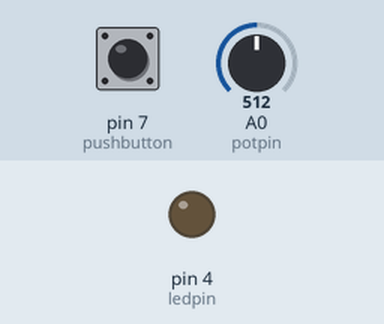
Bench run of a sketch on a simulated Arduino Uno, built with avr-gcc and run on an emulated ATmega328P. Shown: output pins drawn as LEDs (lit = HIGH). The inputs (shaded band) are chosen by the test bench; at power-on: pin 7 (pushbutton) LOW, A0 (potpin) = 512.

Above: at 1.3 s.
1.4 s: pin 7 (pushbutton) pulled HIGH for 0.65 s
At 2.3 s:
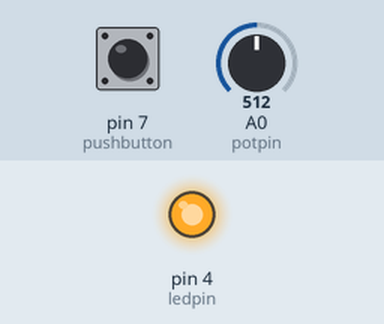
4.0 s: pin 7 (pushbutton) pulled HIGH for 3.2 s
At 9.1 s:
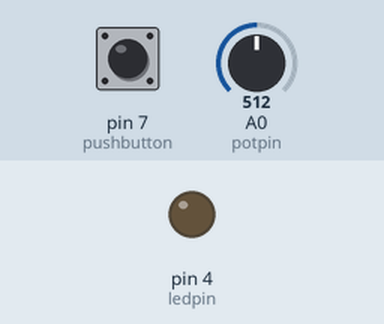
Timing chart, 0 to 10.6 s (numbered marks = the images above; inputs shaded):
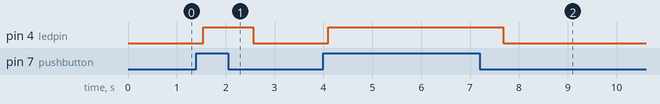

The sketch:

Esercizio_Led_3_con_pulsante_e_potenziometro.ino
```cpp
int ledpin = 4; //definiamo il pin 4 con il nome ledpin
int pushbutton = 7; //definiamo il pin 7 con il nome pushbutton
int analogval = 0;
int digitalval = 0;
int potpin = A0;

void setup() {
  // put your setup code here, to run once:

  pinMode(ledpin, OUTPUT); //inizializziamo il pin del led come output
  pinMode(pushbutton, INPUT); //inizializziamo il pin del led come input
}

void loop() {
  // put your main code here, to run repeatedly:

  digitalval = digitalRead(pushbutton); //leggiamo lo stato del pulsante
  analogval = analogRead(potpin);

  if (digitalval == 1) { //se lo stato del pulsante è 1
    digitalWrite(ledpin, HIGH); //accendi il led
  }
  else {//altrimenti
    digitalWrite(ledpin, LOW); //spegni il led
  }
  delay(analogval); //ritardo prima di ripetere il ciclo
}
```

Measured:
- after the input at 1.4 s, pin 4 (ledpin): LOW → HIGH after 0.14 s, → LOW 1.0 s later
- after the input at 4.0 s, pin 4 (ledpin): LOW → HIGH after 0.10 s, → LOW 3.6 s later
